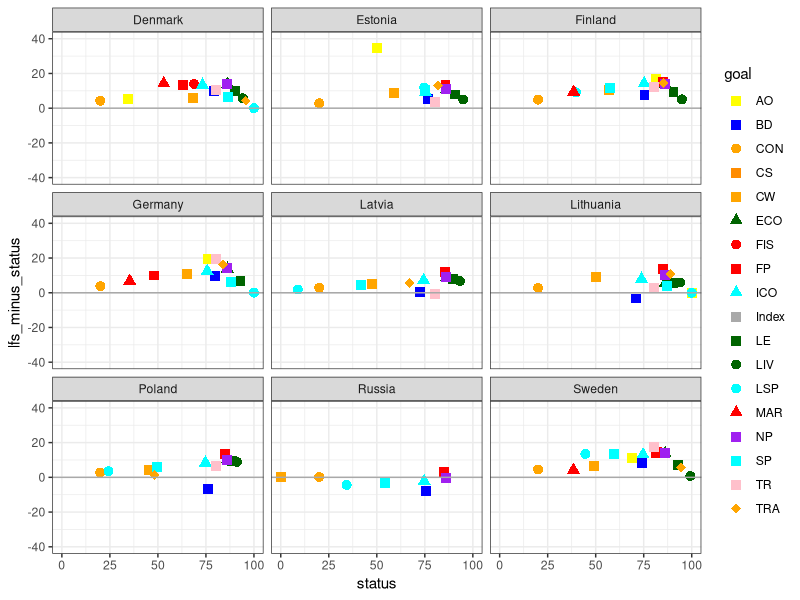
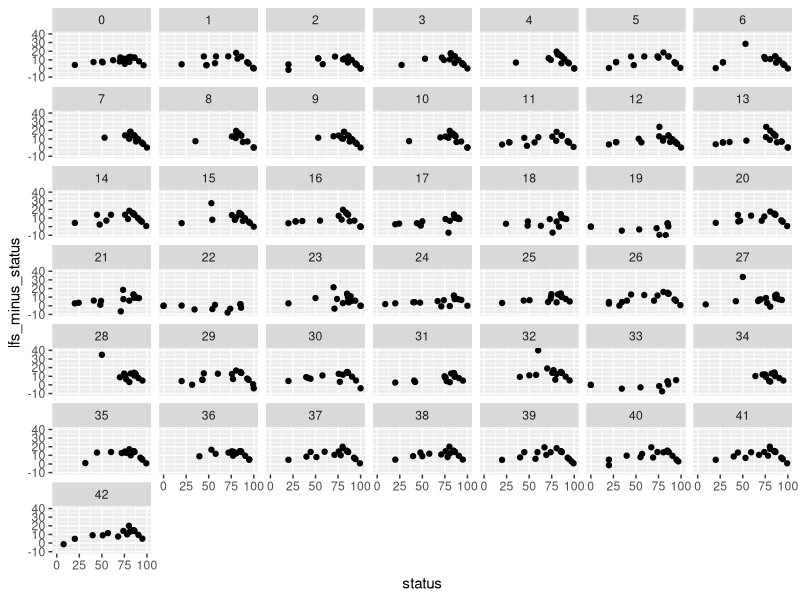
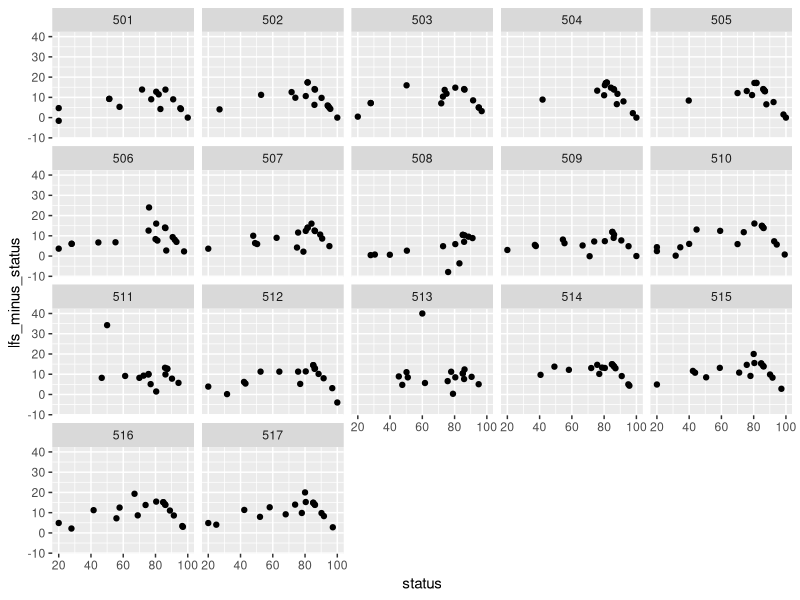

The R source for these figures, in order:
## ---- chunk 1
knitr::opts_chunk$set(echo = FALSE, message = FALSE, warning = FALSE)

library(tidyverse)
## ---- chunk 2
## scores wrangle 
scores <- readr::read_csv('scores.csv') %>%
  filter(dimension == "status" | dimension == "future") %>%
  spread(key = dimension, value = score) %>%
  mutate(lfs_minus_status = future - status) %>%
  left_join(read_csv("spatial/regions_list.csv") %>%
              select(region_id = rgn_id, region_name = rgn_name), 
            by = "region_id")

## manual colors
# https://ggplot2.tidyverse.org/reference/scale_manual.html#examples
cols <- c("FIS" = "red", "MAR" = "red", "FP" = "red",
          "BD" = "blue",
          "CON" = "orange", "EUT" = "orange", "TRA" = "orange", "CW" = "orange",
          "LIV" = "darkgreen", "ECO" = "darkgreen", "LE" = "darkgreen",
          "LSP" = "cyan", "ICO" = "cyan", "SP" = "cyan",
          "AO" = "yellow",
          "TR" = "pink", 
          "CS" = "darkorange", 
          "NP" = "purple",
          "Index" = "darkgray")

shps <- c("FIS" = 16, "MAR" = 17, "FP" = 15,
          "BD" = 15,
          "CON" = 16, "EUT" = 17, "TRA" = 18, "CW" = 15,
          "LIV" = 16, "ECO" = 17, "LE" = 15,
          "LSP" = 16, "ICO" = 17, "SP" = 15,
          "AO" = 15,
          "TR" = 15, 
          "CS" = 15, 
          "NP" = 15,
          "Index" = 15)
## ---- chunk 3
## plot EEZ regions
ggplot(data = scores %>% filter(region_id > 300 & region_id < 500), 
       aes(x = status, y = lfs_minus_status, color = goal, shape = goal)) + 
  geom_point(position = "jitter", size = 3) + 
  ylim(-40, 40) +
  scale_colour_manual(values = cols) + 
  scale_shape_manual(values = shps) +
  facet_wrap(~region_name) +
  theme_bw() +
  geom_hline(yintercept = 0, color = "darkgray") + 
  scale_fill_discrete(name = "Title")
# labels = c("A", "B", "C"))
## ---- chunk 4
## plot BHI regions
ggplot(data = scores %>% filter(region_id < 300), 
       aes(x = status, y = lfs_minus_status)) + 
  geom_point() + 
  facet_wrap(~region_id)
## ---- chunk 5
## scores for Subbasin regions
ggplot(data = scores %>% filter(region_id > 500), 
       aes(x = status, y = lfs_minus_status)) + 
  geom_point() + 
  facet_wrap(~region_id)
## ---- chunk 6
layers_csv <- read_csv("layers.csv")

layers_csv %>%
  filter(targets == "resilience") %>%
  select(layer, description) %>%
  knitr::kable()
## ---- chunk 7
resil <- read.csv("conf/resilience_matrix.csv")

resil %>%
  rownames_to_column() %>% 
  select(-element) %>%
  gather(goal, value, -rowname) %>% 
  spread(rowname, value) %>%
  knitr::kable()
